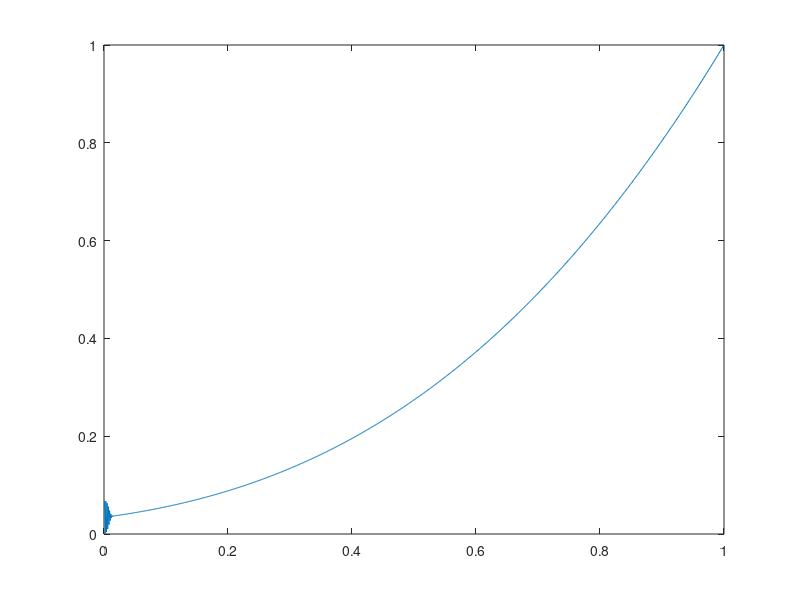

MATLAB code for this plot:
clear; clc; close all;

% Description: Solves a PDE using finite difference

nSeg = 1000;
xStart = 0;
xEnd = 1;
dx = (xEnd-xStart)/nSeg;
x = xStart:dx:xEnd;

N = numel(x)-2;

Tstart = 0;
Tend = 1;

% Coefficients
x = x(2:end-1);
LC = 1/dx^2 - 1/2./x.^2/dx;
MC = -2/dx^2 -5./x.^2;
RC = 1/dx^2 + 1/2./x.^2/dx;

Au = diag(RC(1:end-1).*ones(1,N-1),1);
Am = diag(MC.*ones(1,N),0);
Al = diag(LC(2:end).*ones(1,N-1),-1);

A = Au+Am+Al;

b = zeros(N,1);
b(1) = 0;
b(end) = -Tend*(1/dx^2 + 1/2./1^2/dx);

T = A\b;
%T = [Tstart T Tend];
plot(x,T)
